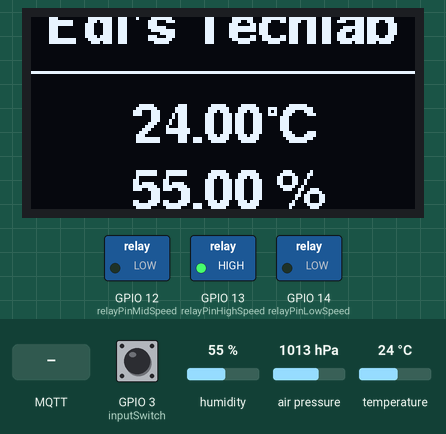
Bench run of a sketch on a simulated ESP8266 (NodeMCU). On the bench: 128×64 one-colour display, switched loads named in the sketch (green lamp = pin HIGH). The inputs (shaded band) are chosen by the test bench; at power-on: GPIO 3 (inputSwitch) HIGH, humidity 55 %, temperature 24 °C, air pressure 1013 hPa. WiFi joins after 1.5 s; servers stay silent unless stated; random numbers use the default seed unless the sketch sets one; no MQTT or app messages arrive unless stated; what the sketch prints to the serial monitor is not drawn.

Above: at 3.7 s.
3.8 s: GPIO 3 (inputSwitch) pulled LOW for 0.15 s
At 3.9 s:
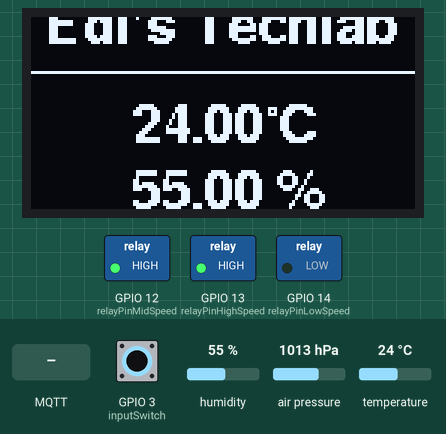
5.5 s: MQTT message "1" arrives on the first subscribed topic
At 6.0 s:
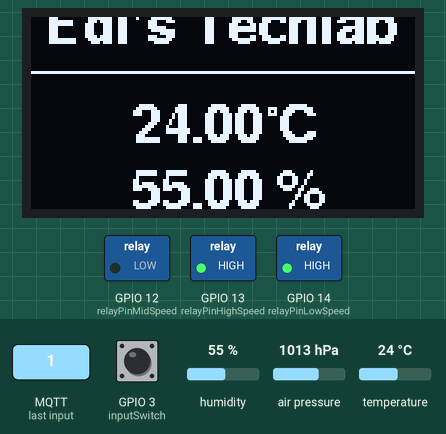
7.0 s: MQTT message "3" arrives on the first subscribed topic
At 8.2 s:
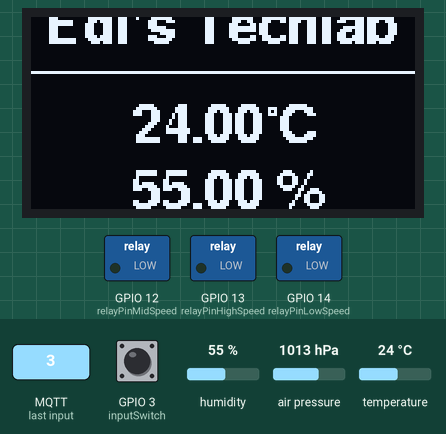
8.5 s: humidity set to 22 %
At 9.3 s:
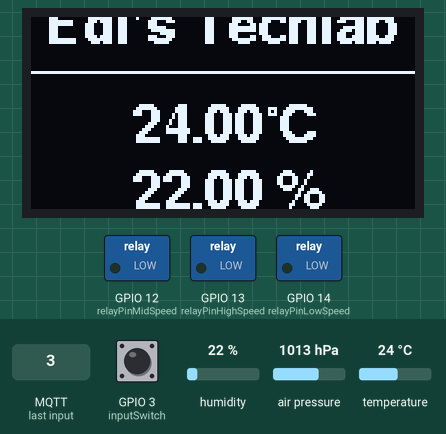
10.1 s: temperature set to 12 °C
At 11.8 s:
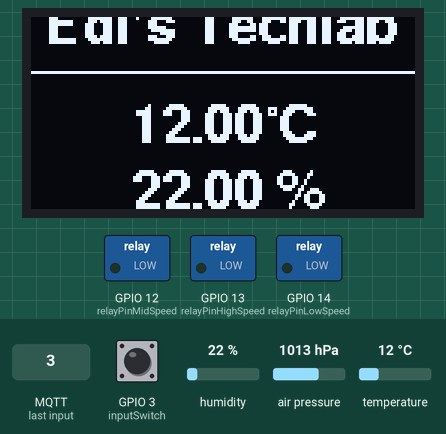
12.1 s: humidity set to 40 %
At 13.6 s:
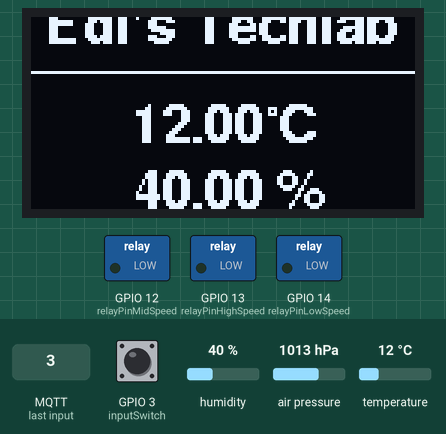
Timing chart, 0 to 15.1 s (numbered marks = the images above; inputs shaded):
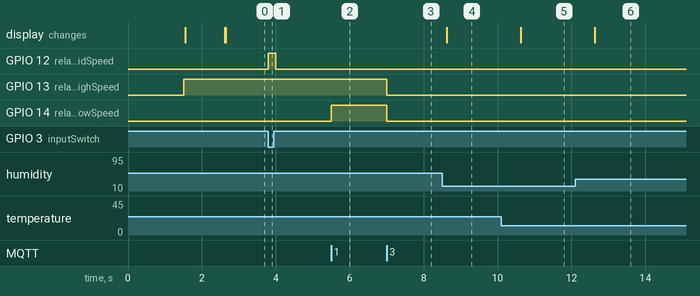

The sketch:

Fan_update_V1.0.ino
```cpp
/*
Project:  Fan update with screen, 3 speed
          BME280 Sensor data send over MQTT with a ESP8266 / NodeMCU
Author:   Thomas Edlinger for www.edistechlab.com
Date:     Created 30.05.2020
Version:  V1.0

- Used Aduino IDE V1.8.12
Required libraries (sketch -> include library -> manage libraries)
 - PubSubClient by Nick O'Leary V2.7.0
 - Adafruit BME280 Library V2.0.1
 - Adafruit Unified Sensor V1.1.2
 - Adafruit SSD1306 V2.2.1
 - Adafruit GFX Library V1.8.3
 - ArduinoOTA by Juraj Andrassy V1.0.3
Required Board (Tools -> Board -> Boards Manager...)
 - Board: esp8266 by ESP8266 Community V2.7.1

Wirering for the Sensor:
-BME280     NodeMCU
SCL         D1 / GPIO5
SDA         D2 / GPIO4
-Relay
CH1         D5 / GPIO14
CH2         D6 / GPIO12
CH3         D7 / GPIO13
-Switch     RX / GPIO3
*/

#include <ESP8266WiFi.h>
#include <PubSubClient.h>
#include <ArduinoOTA.h>
#include <Adafruit_SSD1306.h>
#include <Adafruit_GFX.h>
#include <Adafruit_Sensor.h>
#include <Adafruit_BME280.h>

#define wifi_ssid "Your_SSID"  //#define wifi_ssid "your_SSID"
#define wifi_password "Your_Password"  //#define wifi_password "your_Password"

#define mqtt_server "homeassistant.local"  // or your IP adress from the Home-Server
#define mqtt_user "your_User"
#define mqtt_password "Your_Password"

#define ESPHostname "FAN"

#define humidity_topic "fan/humidity"
#define temperature_topic "fan/temperature"
#define pressure_topic "fan/pressure"
#define fanStatus_topic "fan/status"
#define fanSpeed_topic "fan/speed"

#define OLED_RESET     -1 // Reset pin # (or -1 if sharing Arduino reset pin)
#define SCREEN_WIDTH 128 // OLED display width, in pixels
#define SCREEN_HEIGHT 64 // OLED display height, in pixels
#include <Fonts/FreeSansBold9pt7b.h>
Adafruit_SSD1306 display(SCREEN_WIDTH, SCREEN_HEIGHT, &Wire, -1);

Adafruit_BME280  bme;  // initialize Adafruit BME280 library
float temp = 0.0;
float hum = 0.0;
float pres = 0.0;
float diff = 0.5;

//Pins for Inputs/Outputs
const int relayPinLowSpeed = 14;
const int relayPinMidSpeed = 12;
const int relayPinHighSpeed = 13;
const int inputSwitch = 3;
int switchState = 0;

WiFiClient espClient;
PubSubClient client(espClient);
long lastMsg = 0;
char msg[50];
int value = 0;

void setup() {
  Serial.begin(115200);
  setup_wifi();
  pinMode(relayPinLowSpeed, OUTPUT);
  pinMode(relayPinMidSpeed, OUTPUT);
  pinMode(relayPinHighSpeed, OUTPUT);
  pinMode(inputSwitch, INPUT);
  digitalWrite(relayPinLowSpeed, LOW);
  digitalWrite(relayPinMidSpeed, LOW);
  digitalWrite(relayPinHighSpeed, HIGH);  //invertiertes Signal
  ArduinoOTA.setHostname(ESPHostname);
  ArduinoOTA.setPassword("YourOTA_Password"); // Define your OTA Password
  ArduinoOTA.begin();
  client.setServer(mqtt_server, 1883);
  client.setCallback(callback);
  display.begin(SSD1306_SWITCHCAPVCC, 0x3C); // I2C address = 0x3C
  delay(1000);
  while(!Serial);    // time to get serial running
    unsigned status;
    status = bme.begin(0x76, &Wire);  //I2C address is either 0x76 or 0x77
    if (!status) {
        Serial.println("Could not find a valid BME280 sensor, check wiring, address, sensor ID!");
        while (1);
    }
}

void loop() {
  if (!client.connected()) {
    reconnect();
  }
  client.loop();
  ArduinoOTA.handle();
  long now = millis();

  if (switchState == 0) {
    if (digitalRead(inputSwitch) == LOW){
      schalterAN();
      switchState = 1;
    }
  }
  if (switchState == 1) {
    if (digitalRead(inputSwitch) == HIGH){
      schalterAUS();
      switchState = 0;
    }
  }
  if (now - lastMsg > 2000) {
    lastMsg = now;
    getBME280Values();
  }
}

void setup_wifi() {
  delay(10);
  // We start by connecting to a WiFi network
  Serial.println();
  Serial.print("Connecting to ");
  Serial.println(wifi_ssid);
  WiFi.begin(wifi_ssid, wifi_password);
  while (WiFi.status() != WL_CONNECTED) {
    delay(500);
    Serial.print(".");
  }
  Serial.println("");
  Serial.println("WiFi connected");
  Serial.println("IP address: ");
  Serial.println(WiFi.localIP());
}

void callback(char* topic, byte* message, unsigned int length) {
  Serial.print("Message arrived on topic: ");
  Serial.print(topic);
  Serial.print(". Message: ");
  String messageTemp;

  for (int i = 0; i < length; i++) {
    Serial.print((char)message[i]);
    messageTemp += (char)message[i];
  }
  Serial.println();

  if (String(topic) == "fan/speed") {
    if(messageTemp == "1"){
      speed1();
    }
    else if(messageTemp == "2"){
      speed2();
    }
    else if(messageTemp == "3"){
      speed3();
    }
    else if(messageTemp == "0"){
      fanOFF();
    }
  }
}

bool checkBound(float newValue, float prevValue, float maxDiff) {
  return !isnan(newValue) &&
  (newValue < prevValue - maxDiff || newValue > prevValue + maxDiff);
}

void getBME280Values() {
  float newPres = bme.readPressure() / 100.0F;
  float newTemp = bme.readTemperature();
  float newHum = bme.readHumidity();

  if (checkBound(newTemp, temp, diff)) {
    temp = newTemp;
    Serial.print("New temperature:");
    Serial.println(String(temp).c_str());
    client.publish(temperature_topic, String(temp).c_str(), true);
    updateDisplay();
  }

  if (checkBound(newHum, hum, diff*2)) {
    hum = newHum;
    Serial.print("New Huminity:");
    Serial.println(String(hum).c_str());
    client.publish(humidity_topic, String(hum).c_str(), true);
    updateDisplay();
  }

  if (checkBound(newPres, pres, diff)) {
    pres = newPres;
    Serial.print("New Pressure:");
    Serial.println(String(pres).c_str());
    client.publish(pressure_topic, String(pres).c_str(), true);
  }
}

void speed1() {
  Serial.println("Speed 1 (low)");
  digitalWrite(relayPinLowSpeed, HIGH);
  digitalWrite(relayPinMidSpeed, LOW);
  digitalWrite(relayPinHighSpeed, HIGH);   //invertiertes Signal
  client.publish(fanStatus_topic, "Run LOW speed");
  delay(200);
}

void speed2() {
  Serial.println("Speed 2 (Mid)");
  digitalWrite(relayPinLowSpeed, LOW);
  digitalWrite(relayPinMidSpeed, HIGH);
  digitalWrite(relayPinHighSpeed, HIGH);   //invertiertes Signal
  client.publish(fanStatus_topic, "Run MID speed");
  delay(200);
}

void speed3() {
  Serial.println("Speed 3 (High)");
  digitalWrite(relayPinLowSpeed, LOW);
  digitalWrite(relayPinMidSpeed, LOW);
  digitalWrite(relayPinHighSpeed, LOW);   //invertiertes Signal
  client.publish(fanStatus_topic, "Run HIGH speed");
  delay(200);
}
void fanOFF() {
  Serial.println("off");
  digitalWrite(relayPinLowSpeed, LOW);
  digitalWrite(relayPinMidSpeed, LOW);
  digitalWrite(relayPinHighSpeed, HIGH);   //invertiertes Signal
  client.publish(fanStatus_topic, "Fan OFF");
  delay(200);
}

void schalterAN() {
  Serial.println("Schalter is AN");
  client.publish(fanStatus_topic, "Schalter AN");
  speed2();
}

void schalterAUS() {
  Serial.println("Schalter is AUS");
  client.publish(fanStatus_topic, "Schalter AUS");
  fanOFF();
}

void updateDisplay() {
  display.clearDisplay();
  display.setTextSize(1);
  display.setTextColor(WHITE);
  display.setCursor(5, 8);
  display.setFont(&FreeSansBold9pt7b);
  display.print("Edi's Techlab");
  display.drawLine(0, 18, 127, 18, WHITE);
  display.setCursor(33, 41);
  display.print(temp);
  display.drawRect(79, 30, 3, 3, WHITE); // Das ° Symbol
  display.print(" C");
  display.setCursor(33, 63);
  display.print(hum);
  display.print(" %");
  display.display();
}

void reconnect() {
  // Loop until we're reconnected
  while (!client.connected()) {
    Serial.print("Attempting MQTT connection...");
    // Create a random client ID
    String clientId = "ESP8266-";
    clientId += String(random(0xffff), HEX);
    // Attempt to connect
    if (client.connect(clientId.c_str(), mqtt_user, mqtt_password)) {
      Serial.println("connected");
      // Once connected, publish an announcement...
      client.publish(fanStatus_topic, "Fan alive");
      // ... and resubscribe
      client.subscribe(fanSpeed_topic);
    } else {
        Serial.print("failed, rc=");
        Serial.print(client.state());
        Serial.println(" try again in 5 seconds");
        // Wait 5 seconds before retrying
        delay(5000);
      }
  }
}
```

Measured:
- after the input at 3.8 s, GPIO 12 (relayPinMidSpeed): LOW → HIGH at once, → LOW 0.20 s later
- after the input at 5.5 s, GPIO 14 (relayPinLowSpeed): LOW → HIGH at once
- after the input at 7.0 s, GPIO 13 (relayPinHighSpeed), GPIO 14 (relayPinLowSpeed): HIGH → LOW at once
- after the input at 8.5 s, the display: changes after 0.13 s (image 4)
- after the input at 10.1 s, the display: changes after 0.53 s (image 5)
- after the input at 12.1 s, the display: changes after 0.53 s (image 6)
